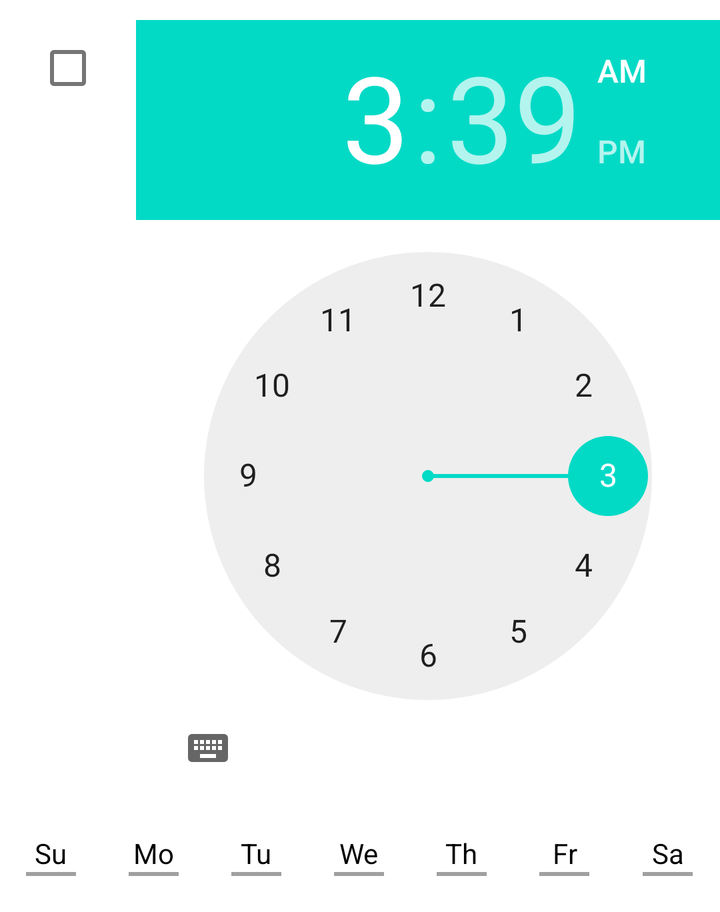
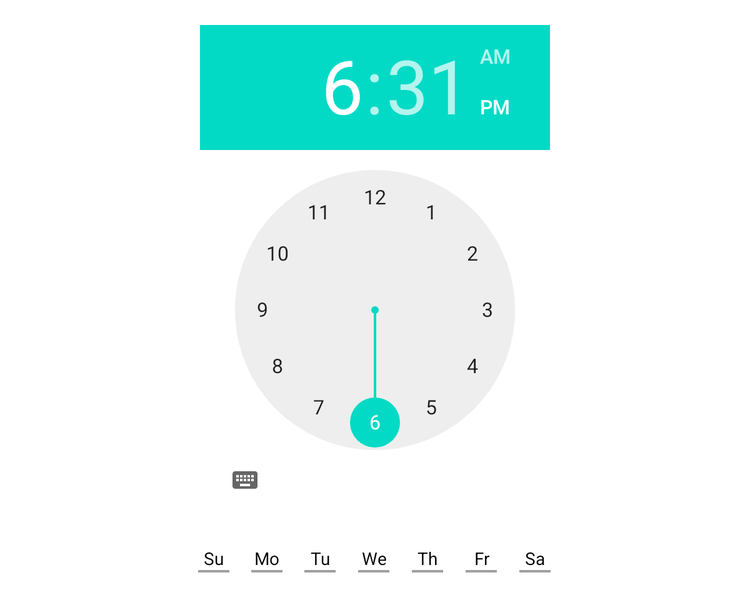

An Android layout and its configuration variant, each rendered on a device that would load it. The default file and the variant file are quoted in full after the pictures.
<!-- AndroidManifest.xml: fallback theme Theme.MaterialComponents.DayNight.NoActionBar -->
<!-- res/layout/alarm_preference.xml -->
<?xml version="1.0" encoding="utf-8"?>
<RelativeLayout xmlns:android="http://schemas.android.com/apk/res/android"
    xmlns:tools="http://schemas.android.com/tools"
    android:layout_width="wrap_content"
    android:layout_height="wrap_content"
    android:layout_gravity="center"
    android:gravity="center"
    android:paddingBottom="10dp"
    android:paddingTop="10dp" >

    <CheckBox
        android:id="@+id/enable_alarm"
        android:layout_width="wrap_content"
        android:layout_height="wrap_content"
        android:layout_alignParentLeft="true"
        android:layout_alignParentTop="true"
        android:layout_marginLeft="10dp"
        android:layout_marginRight="10dp"
        android:gravity="center" />

    <TimePicker
        android:id="@+id/alarm_time"
        android:layout_width="wrap_content"
        android:layout_height="wrap_content"
        android:layout_alignParentTop="true"
        android:layout_toRightOf="@+id/enable_alarm" />

    <include
        android:layout_width="fill_parent"
        android:layout_height="wrap_content"
        android:layout_below="@+id/alarm_time"
        layout="@layout/weekdays_horizontal" />

</RelativeLayout>
<!-- res/layout/weekdays_horizontal.xml (included above) -->
<LinearLayout xmlns:android="http://schemas.android.com/apk/res/android"
    android:id="@+id/weekdays"
    android:layout_width="fill_parent"
    android:layout_height="wrap_content"
    android:orientation="horizontal" >

    <CheckBox
        android:id="@+id/checkSunday"
        style="@style/alarmDayCheckbox"
        android:layout_width="0dp"
        android:layout_height="wrap_content"
        android:layout_weight="1"
        android:text="@string/alarm_sunday" />

    <CheckBox
        android:id="@+id/checkMonday"
        style="@style/alarmDayCheckbox"
        android:layout_width="0dp"
        android:layout_height="wrap_content"
        android:layout_weight="1"
        android:text="@string/alarm_monday" />

    <CheckBox
        android:id="@+id/checkTuesday"
        style="@style/alarmDayCheckbox"
        android:layout_width="0dp"
        android:layout_height="wrap_content"
        android:layout_weight="1"
        android:text="@string/alarm_tuesday" />

    <CheckBox
        android:id="@+id/checkWednesday"
        style="@style/alarmDayCheckbox"
        android:layout_width="0dp"
        android:layout_height="wrap_content"
        android:layout_weight="1"
        android:text="@string/alarm_wednesday" />

    <CheckBox
        android:id="@+id/checkThursday"
        style="@style/alarmDayCheckbox"
        android:layout_width="0dp"
        android:layout_height="wrap_content"
        android:layout_weight="1"
        android:text="@string/alarm_thursday" />

    <CheckBox
        android:id="@+id/checkFriday"
        style="@style/alarmDayCheckbox"
        android:layout_width="0dp"
        android:layout_height="wrap_content"
        android:layout_weight="1"
        android:text="@string/alarm_friday" />

    <CheckBox
        android:id="@+id/checkSaturday"
        style="@style/alarmDayCheckbox"
        android:layout_width="0dp"
        android:layout_height="wrap_content"
        android:layout_weight="1"
        android:text="@string/alarm_saturday" />

</LinearLayout>
<!-- resources referenced by this layout -->
<resources>
  <string name="alarm_friday">Fr</string>
  <string name="alarm_monday">Mo</string>
  <string name="alarm_saturday">Sa</string>
  <string name="alarm_sunday">Su</string>
  <string name="alarm_thursday">Th</string>
  <string name="alarm_tuesday">Tu</string>
  <string name="alarm_wednesday">We</string>
  <style name="alarmDayCheckbox">
          <item name="android:button">@android:color/transparent</item>
          <item name="android:drawableBottom">@drawable/alarm_dash</item>
          <item name="android:gravity">bottom|center_horizontal</item>
          <item name="android:paddingLeft">0dp</item>
          <item name="android:paddingTop">8dp</item>
          <item name="android:paddingBottom">8dp</item>
          <item name="android:singleLine">true</item>
          <item name="android:textAppearance">?android:attr/textAppearanceSmall</item>
      </style>
  <!-- drawable alarm_dash (drawable) -->
  <?xml version="1.0" encoding="utf-8"?>
  <selector xmlns:android="http://schemas.android.com/apk/res/android">
      
      <item android:state_checked="true" android:state_enabled="true">
          <shape android:shape="rectangle"><size android:width="25dp" android:height="2dp"/>
              <solid android:color="@color/dashSelected"/>
          </shape>
      </item>
      
      <item>
          <shape android:shape="rectangle"><size android:width="25dp" android:height="2dp"/>
              <solid android:color="@color/dashUnselected"/>
          </shape>
      </item>
  
  </selector>
  <color name="dashSelected">#58BAED</color>
  <color name="dashUnselected">#A0A0A0</color>
</resources>
<!-- res/layout-large/alarm_preference.xml (the repository's variant of the layout above) -->
<!-- drawn on a 7-inch tablet held upright -->
<?xml version="1.0" encoding="utf-8"?>
<RelativeLayout xmlns:android="http://schemas.android.com/apk/res/android"
    xmlns:tools="http://schemas.android.com/tools"
    android:layout_width="wrap_content"
    android:layout_height="wrap_content"
    android:layout_gravity="center"
    android:gravity="center"
    android:padding="10dp" >

    <CheckBox
        android:id="@+id/enable_alarm"
        android:layout_width="wrap_content"
        android:layout_height="wrap_content"
        android:layout_alignLeft="@+id/weekdays"
        android:layout_alignParentTop="true" />

    <TimePicker
        android:id="@+id/alarm_time"
        android:layout_width="wrap_content"
        android:layout_height="wrap_content"
        android:layout_alignParentTop="true"
        android:layout_alignRight="@+id/weekdays"
        android:padding="10dp" />

    <LinearLayout
        android:id="@+id/weekdays"
        android:layout_width="300dp"
        android:layout_height="wrap_content"
        android:layout_below="@+id/alarm_time"
        android:layout_centerHorizontal="true"
        android:orientation="horizontal" >

        <CheckBox
            android:id="@+id/checkSunday"
            style="@style/alarmDayCheckbox"
            android:layout_width="0dp"
            android:layout_height="wrap_content"
            android:layout_weight="1"
            android:text="@string/alarm_sunday" />

        <CheckBox
            android:id="@+id/checkMonday"
            style="@style/alarmDayCheckbox"
            android:layout_width="0dp"
            android:layout_height="wrap_content"
            android:layout_weight="1"
            android:text="@string/alarm_monday" />

        <CheckBox
            android:id="@+id/checkTuesday"
            style="@style/alarmDayCheckbox"
            android:layout_width="0dp"
            android:layout_height="wrap_content"
            android:layout_weight="1"
            android:text="@string/alarm_tuesday" />

        <CheckBox
            android:id="@+id/checkWednesday"
            style="@style/alarmDayCheckbox"
            android:layout_width="0dp"
            android:layout_height="wrap_content"
            android:layout_weight="1"
            android:text="@string/alarm_wednesday" />

        <CheckBox
            android:id="@+id/checkThursday"
            style="@style/alarmDayCheckbox"
            android:layout_width="0dp"
            android:layout_height="wrap_content"
            android:layout_weight="1"
            android:text="@string/alarm_thursday" />

        <CheckBox
            android:id="@+id/checkFriday"
            style="@style/alarmDayCheckbox"
            android:layout_width="0dp"
            android:layout_height="wrap_content"
            android:layout_weight="1"
            android:text="@string/alarm_friday" />

        <CheckBox
            android:id="@+id/checkSaturday"
            style="@style/alarmDayCheckbox"
            android:layout_width="0dp"
            android:layout_height="wrap_content"
            android:layout_weight="1"
            android:text="@string/alarm_saturday" />
    </LinearLayout>

</RelativeLayout>
